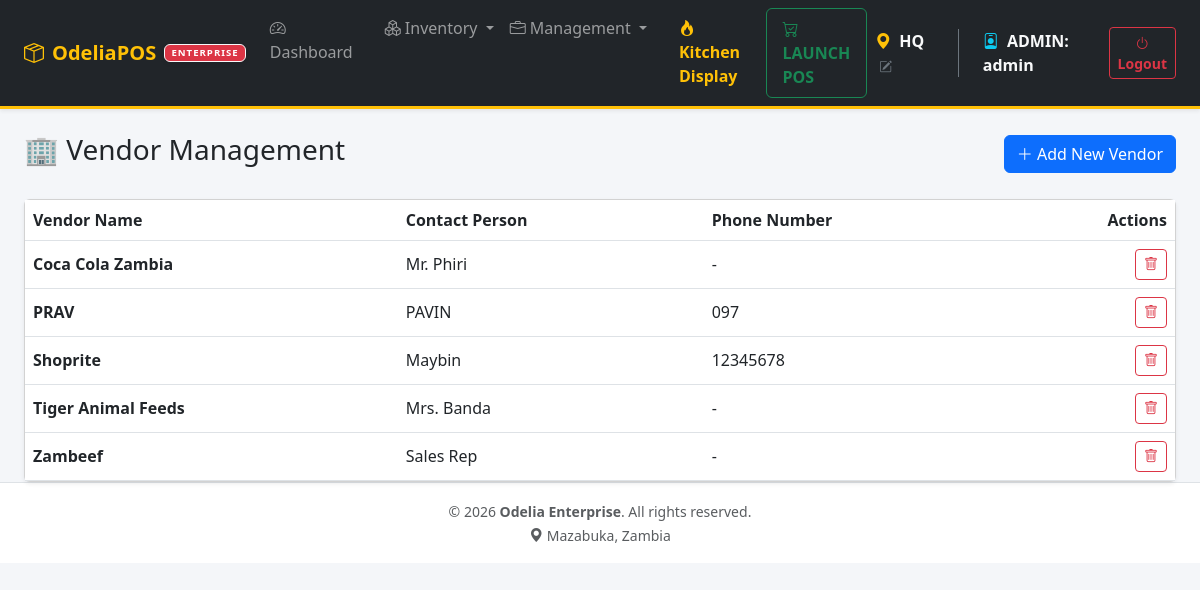
Page /index.php?page=vendors (signed in) on the committed database.
### tables this page shows
CREATE TABLE `vendors` (
  `id` int NOT NULL AUTO_INCREMENT,
  `name` varchar(100) NOT NULL,
  `contact_person` varchar(100) DEFAULT NULL,
  `phone` varchar(50) DEFAULT NULL,
  `is_active` tinyint(1) DEFAULT '1',
  PRIMARY KEY (`id`)
);

### src/vendors.php (called while the page is built, shortened)
<?php
$vendors = $pdo->query("SELECT * FROM vendors ORDER BY name ASC")->fetchAll();
?>

### templates/vendors.php (the view, shortened to what this page needs)
<div class="d-flex justify-content-between align-items-center mb-4">
    <h3>🏢 Vendor Management</h3>
    <button class="btn btn-primary" data-bs-toggle="modal" data-bs-target="#vendorModal">
        <i class="bi bi-plus-lg"></i> Add New Vendor
    </button>
</div>
<div class="card shadow-sm">
    <div class="card-body p-0">
        <table class="table table-hover align-middle mb-0">
            <thead class="bg-light">
                <tr>
                    <th>Vendor Name</th>
                    <th>Contact Person</th>
                    <th>Phone Number</th>
                    <th class="text-end">Actions</th>
                </tr>
            </thead>
            <tbody>
                <?php foreach ($vendors as $v): ?>
                <tr>
                    <td class="fw-bold"><?= htmlspecialchars($v['name']) ?></td>
                    <td><?= htmlspecialchars($v['contact_person'] ?? '-') ?></td>
                    <td><?= htmlspecialchars($v['phone'] ?? '-') ?></td>
                    <td class="text-end">
                        <form method="POST" action="index.php?page=vendors" class="d-inline" onsubmit="return confirm('Delete this vendor?');">
                            <button class="btn btn-outline-danger btn-sm"><i class="bi bi-trash"></i></button>
                        </form>
                    </td>
                </tr>
                <?php endforeach; ?>
            </tbody>
        </table>
    </div>
</div>

### templates/header.php (style rules this page uses)
body { background-color: #f4f6f9; }

### rows in the picture
vendors: name "Coca Cola Zambia", contact_person "Mr. Phiri", phone "-"
vendors: name "PRAV", contact_person "PAVIN", phone "097"
vendors: name "Shoprite", contact_person "Maybin", phone "12345678"
vendors: name "Tiger Animal Feeds", contact_person "Mrs. Banda", phone "-"
vendors: name "Zambeef", contact_person "Sales Rep", phone "-"

### other values in the picture
APP_NAME "OdeliaPOS"
$tier "ENTERPRISE"
$_SESSION['location_name'] "HQ"
$role "ADMIN"
$_SESSION['username'] "admin"
